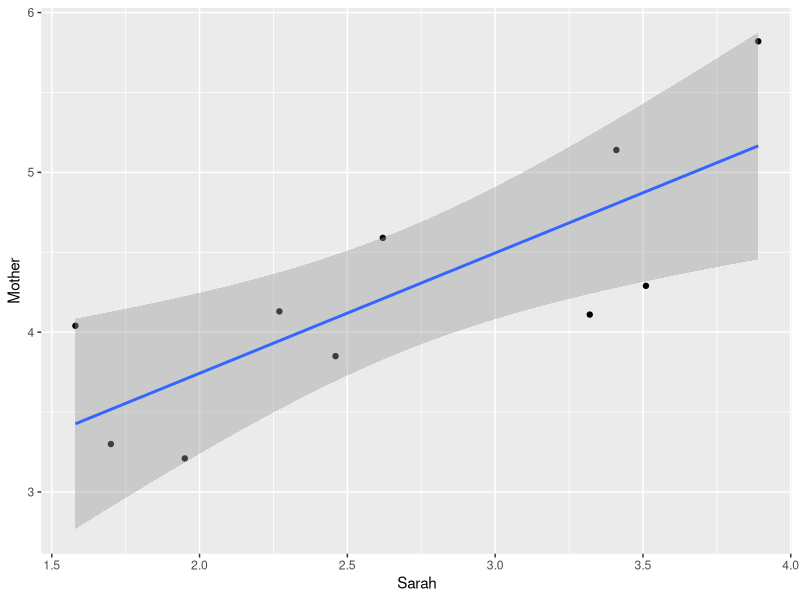

The R source for this figure:
Sarah  <- c(1.95, 1.58, 1.70, 2.46, 2.27, 2.62, 3.32, 3.51, 3.89, 3.41)
Mother <- c(3.21, 4.04, 3.30, 3.85, 4.13, 4.59, 4.11, 4.29, 5.82, 5.14)

Sarah_variance <- Sarah - mean(Sarah)
Mother_variance <- Mother - mean(Mother)

Cov <- (sum((Sarah_variance)*(Mother_variance)))/10-1
#So I get the covariance -0.5469 - which apparently is incorrect haha


#Another way to do it:
#Create a data frame:
SMdata <- data.frame(Sarah, Mother)

#Adding collumn with errors for Sarah and Mother:
SMdata$error_sarah <- SMdata$Sarah - mean(SMdata$Sarah)
SMdata$error_mother <- SMdata$Mother - mean(SMdata$Mother)

#Multiplying the error:
SMdata$mul_error <- SMdata$error_sarah * SMdata$error_mother

#Sum up error and divide by degrees of freedom:
Covariance <- sum(SMdata$mul_error)/(nrow(SMdata)-1)

#Covariance = 0.5034

#Finding the Correlation cofficient:
CorrCoff <- Covariance/(sd(Sarah)*sd(Mother))
#So the correlation coffiecient is 0.78
#So there is a positive correlation
#There is also a very strong relationship (because it's above )


library(tidyverse)
ggplot(SMdata, aes(Sarah, Mother)) + geom_point() + geom_smooth(method = lm)

cor.test(Sarah, Mother)

cov(Sarah, Mother)